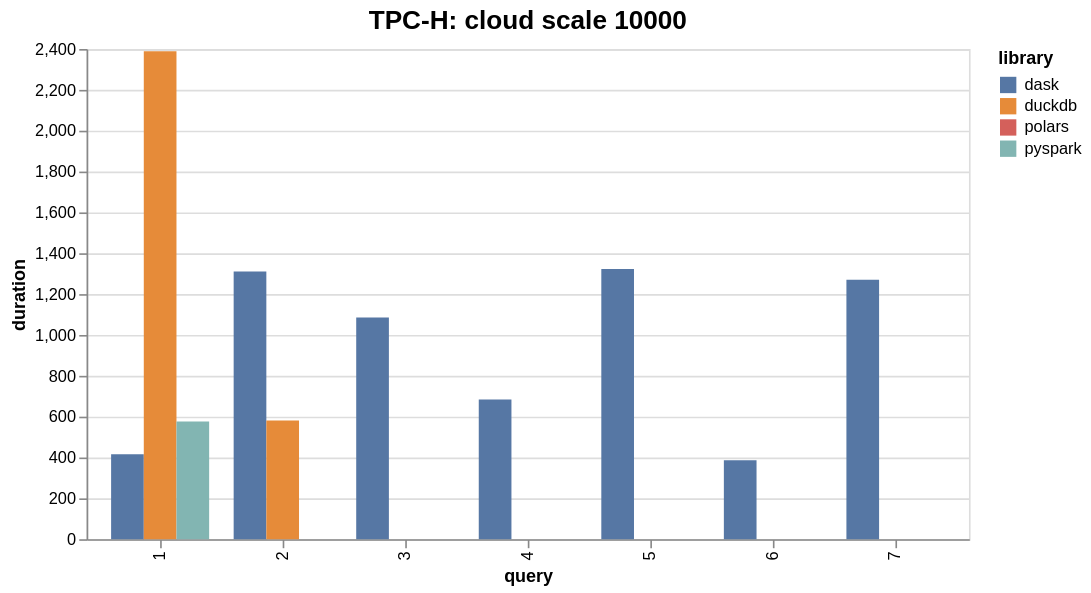

Here is the Vega-Lite specification saved for this chart:
### Vega-Lite specification from a JSON file in a GitHub repository (floating-point values rounded to 4 significant figures)
{"config": {"view": {"continuousWidth": 300, "continuousHeight": 300}, "title": {"fontSize": 16}}, "data": {"name": "data-5ed03bb63b3fc39a4c8bbc867a73f0cb"}, "mark": {"type": "bar"}, "encoding": {"color": {"field": "library", "scale": {"domain": ["dask", "duckdb", "polars", "pyspark"], "range": ["#5677a4ff", "#e68b39ff", "#d4605bff", "#82b5b2ff"]}, "type": "nominal"}, "tooltip": [{"field": "library", "type": "nominal"}, {"field": "duration", "type": "quantitative"}], "x": {"field": "query", "type": "nominal"}, "xOffset": {"field": "library", "type": "nominal"}, "y": {"field": "duration", "type": "quantitative"}}, "title": "TPC-H: cloud scale 10000", "$schema": "https://vega.github.io/schema/vega-lite/v5.15.1.json", "datasets": {"data-5ed03bb63b3fc39a4c8bbc867a73f0cb": [{"name": "monday", "duration": 415.4, "library": "dask", "query": 1, "scale": 10000}, {"name": "monday", "duration": 1311.0, "library": "dask", "query": 2, "scale": 10000}, {"name": "monday", "duration": 1085.0, "library": "dask", "query": 3, "scale": 10000}, {"name": "monday", "duration": 684.4, "library": "dask", "query": 4, "scale": 10000}, {"name": "monday", "duration": 1324.0, "library": "dask", "query": 5, "scale": 10000}, {"name": "monday", "duration": 387.0, "library": "dask", "query": 6, "scale": 10000}, {"name": "monday", "duration": 1270.0, "library": "dask", "query": 7, "scale": 10000}, {"name": "monday", "duration": 2389.0, "library": "duckdb", "query": 1, "scale": 10000}, {"name": "monday", "duration": 581.0, "library": "duckdb", "query": 2, "scale": 10000}, {"name": "monday", "duration": 576.6, "library": "pyspark", "query": 1, "scale": 10000}]}}
